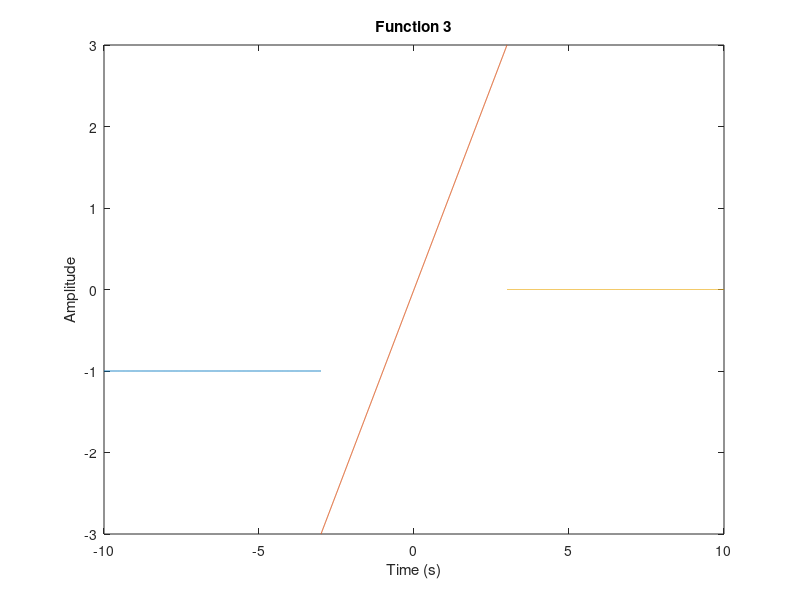

This figure's MATLAB source:
t1 = linspace(-10, -3, 1000); % تعریف محور افقی برای بخش اول تابع
t2 = linspace(-3, 3, 1000); % تعریف محور افقی برای بخش دوم تابع
t3 = linspace(3, 10, 1000); % تعریف محور افقی برای بخش سوم تابع
f1 = -1*ones(size(t1)); % تعریف بخش اول تابع
f2 = t2; % تعریف بخش دوم تابع
f3 = exp(-3*t3); % تعریف بخش سوم تابع
plot(t1, f1, t2, f2, t3, f3); % رسم تابع
xlabel('Time (s)'); % نامگذاری محور افقی
ylabel('Amplitude'); % نامگذاری محور عمودی
title('Function 3'); % عنوان نمودار